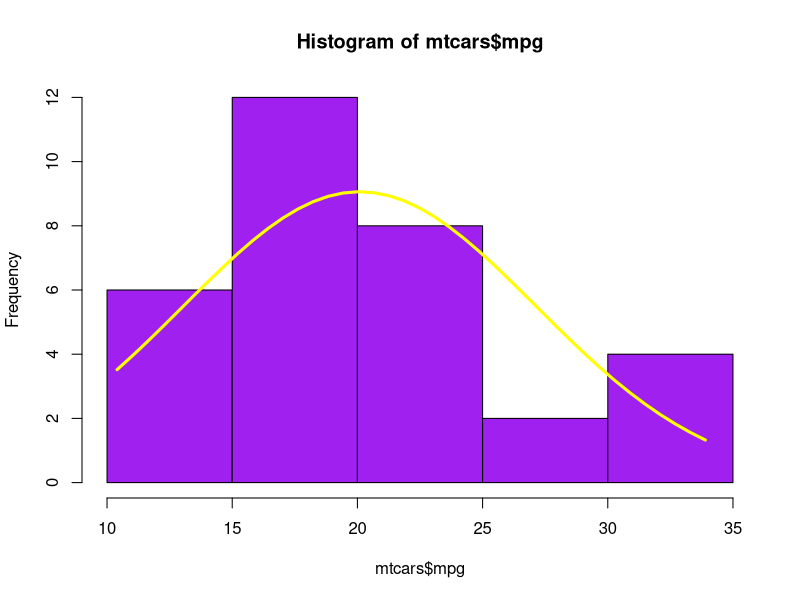
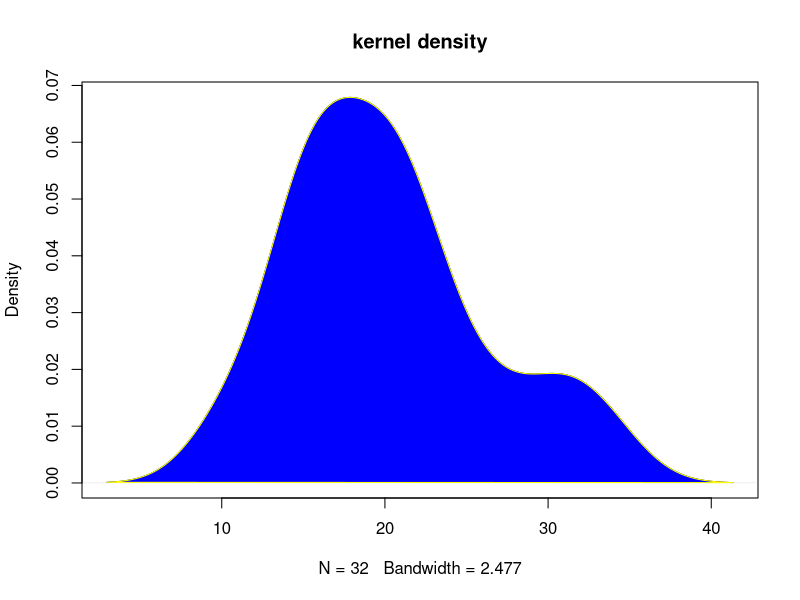
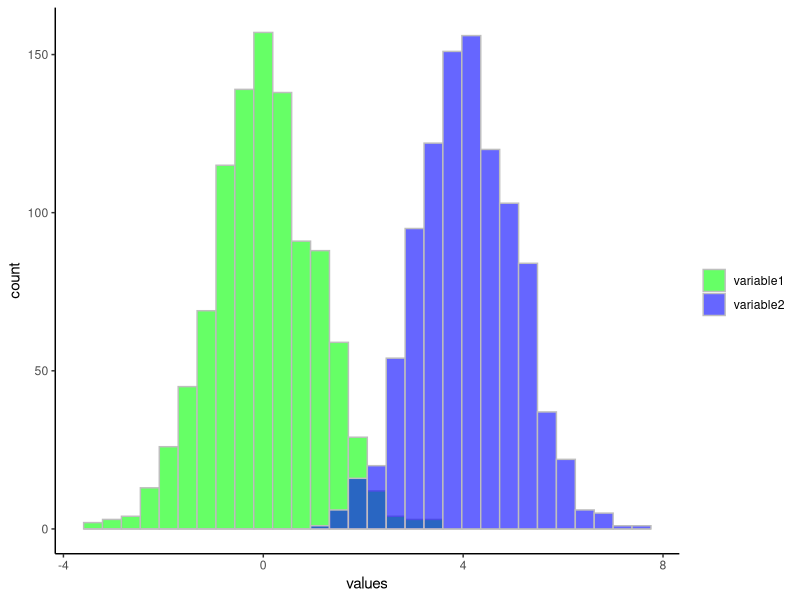
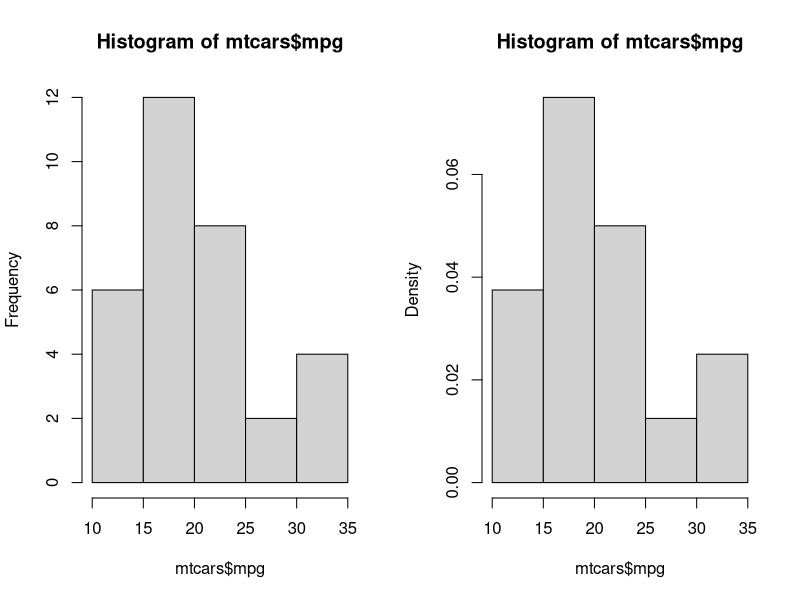

The R source for these figures, in order:
summary(mtcars)

x = mtcars$mpg

h = hist(mtcars$mpg,col = 'purple')
xfit = seq(min(x), max(x), length= 40)
xfit
yfit = dnorm(xfit, mean= mean(x), sd= sd(xfit))
yfit

yfit= yfit * diff(h$mids[1:2]) * length(x)

lines(xfit, yfit, col='yellow', lwd=3)


d = density(mtcars$mpg)
plot(d, main='kernel density')

polygon(d, col='blue', border='yellow')


library(ggplot2)
library(dplyr)
# library(hrbrthemes)

data = data.frame(
  type=c(rep('variable1', 1000), rep('variable2', 1000)),
  values = c(rnorm(1000), rnorm(1000,mean=4))
)
data
data[1700:2000, ]

n = data %>% 
  ggplot(aes(x=values, fill = type)) +
  geom_histogram(color='gray', alpha=0.6, position='identity')+
  scale_fill_manual(values = c('green', 'blue')) +
  theme_classic()+
  labs(fill='')
n  
  
attach(mtcars)
par(mfrow=c(1,2))
hist(mtcars$mpg)
hist(mtcars$mpg,prob=1)




